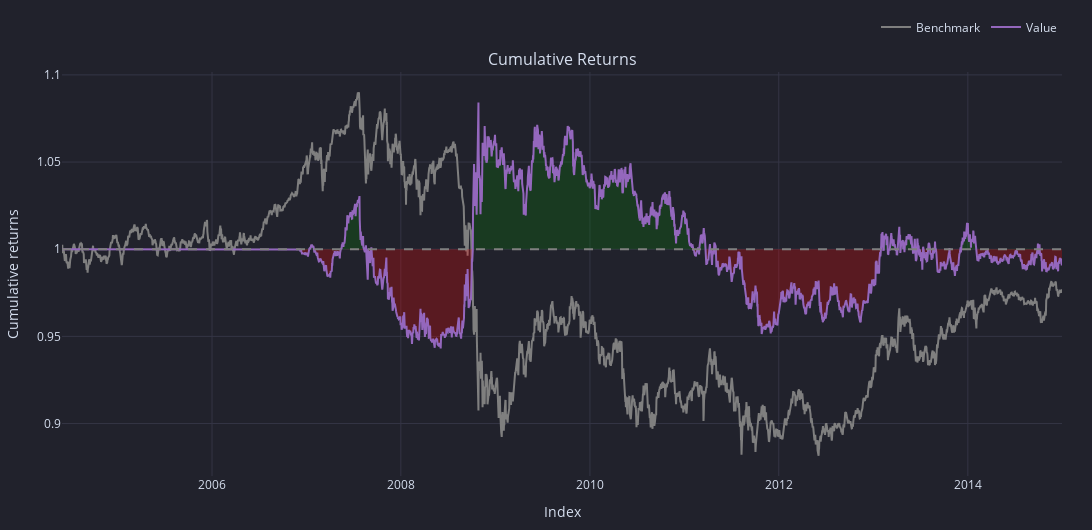

The code cell stored with this chart in its notebook:
### Code cell
fig = pf.plot(settings=dict(bm_returns=True))
fig.show()

### Figure 1 — Plotly figure (JSON) as saved in the notebook; plotly's stock layout.template omitted (floating-point values rounded to 4 significant figures; data arrays with more than 128 entries replaced by an {"elided": "..."} marker saying what was removed)
{"data": [{"legendgroup": "0", "line": {"color": "#7f7f7f"}, "mode": "lines", "name": "Benchmark", "showlegend": true, "type": "scatter", "uid": "98da00a4-9851-4f9c-9e80-a3020609e8c1", "x": {"elided": "3281 str values"}, "xaxis": "x", "y": {"elided": "3281 float values"}, "yaxis": "y"}, {"hoverinfo": "skip", "line": {"color": "rgba(0, 0, 0, 0)", "width": 0}, "mode": "lines", "opacity": 0, "showlegend": false, "type": "scatter", "uid": "4a2fecff-61b9-4598-8819-1ed5fc2a129e", "x": {"elided": "3281 str values"}, "xaxis": "x", "y": {"elided": "3281 int values"}, "yaxis": "y"}, {"connectgaps": false, "fill": "tonexty", "fillcolor": "rgba(0, 128, 0, 0.25)", "hoverinfo": "skip", "line": {"color": "rgba(0, 0, 0, 0)", "width": 0}, "mode": "lines", "opacity": 0, "showlegend": false, "type": "scatter", "uid": "7633ee54-c402-44d6-a101-b6c4f1d201d5", "x": {"elided": "3281 str values"}, "xaxis": "x", "y": {"elided": "3281 float values"}, "yaxis": "y"}, {"hoverinfo": "skip", "line": {"color": "rgba(0, 0, 0, 0)", "width": 0}, "mode": "lines", "opacity": 0, "showlegend": false, "type": "scatter", "uid": "bf97931e-7ba1-4f22-9726-7eafa2fe33ac", "x": {"elided": "3281 str values"}, "xaxis": "x", "y": {"elided": "3281 int values"}, "yaxis": "y"}, {"connectgaps": false, "fill": "tonexty", "fillcolor": "rgba(255, 0, 0, 0.25)", "hoverinfo": "skip", "line": {"color": "rgba(0, 0, 0, 0)", "width": 0}, "mode": "lines", "opacity": 0, "showlegend": false, "type": "scatter", "uid": "b616b015-438e-4442-b7a4-c58e04e42b76", "x": {"elided": "3281 str values"}, "xaxis": "x", "y": {"elided": "3281 float values"}, "yaxis": "y"}, {"legendgroup": "1", "line": {"color": "#9467bd"}, "mode": "lines", "name": "Value", "showlegend": true, "type": "scatter", "uid": "33f09a14-0e7c-44dc-8649-a489001e237e", "x": {"elided": "3281 str values"}, "xaxis": "x", "y": {"elided": "3281 float values"}, "yaxis": "y"}, {"hoverinfo": "skip", "line": {"color": "rgba(0, 0, 0, 0)", "width": 0}, "mode": "lines", "opacity": 0, "showlegend": false, "type": "scatter", "uid": "84a1879f-89a0-444e-b4eb-acb191f8125e", "x": {"elided": "3281 str values"}, "xaxis": "x", "y": {"elided": "3281 int values"}, "yaxis": "y"}], "layout": {"annotations": [{"font": {"size": 16}, "showarrow": false, "text": "Cumulative Returns", "x": 0.5, "xanchor": "center", "xref": "paper", "y": 1, "yanchor": "bottom", "yref": "paper"}], "height": 530, "legend": {"orientation": "h", "traceorder": "normal", "x": 1, "xanchor": "right", "y": 1.075, "yanchor": "bottom"}, "margin": {"b": 30, "l": 30, "r": 30, "t": 30}, "shapes": [{"line": {"color": "gray", "dash": "dash"}, "type": "line", "x0": 0, "x1": 1, "xref": "paper", "y0": 1, "y1": 1, "yref": "y"}], "showlegend": true, "width": 1250, "xaxis": {"anchor": "y", "domain": [0, 1], "title": {"text": "Index"}}, "yaxis": {"anchor": "x", "domain": [0, 1], "title": {"text": "Cumulative returns"}}}}
